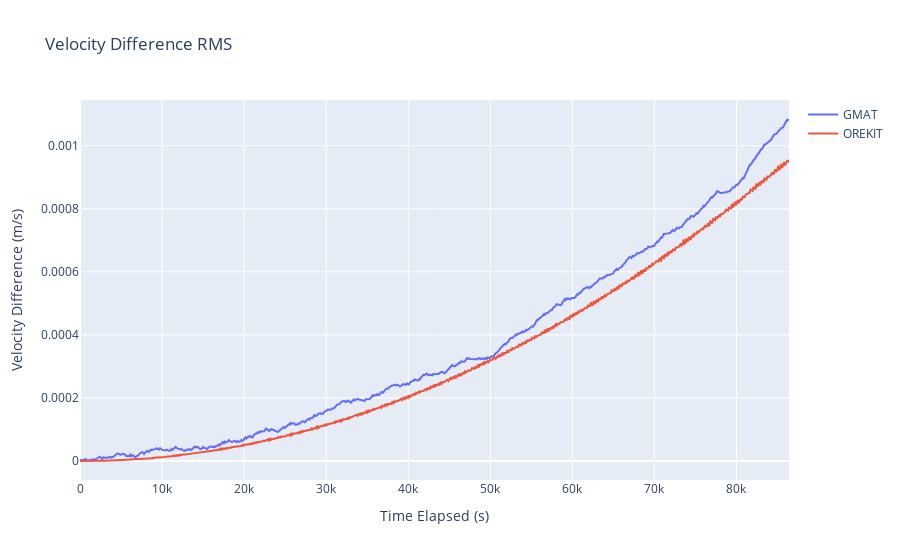

Source (notebook cell):
### Markdown cell above
Plot velocity error

### Code cell
orbit_df_RMS_velocity_list = [
    ostk_states_compared_df[list_ind][["Elapsed secs", "${\delta}v$"]]
    for list_ind in range(0, len(all_comparison_states))
]

figure = go.Figure()
figure.update_layout(title=f"Velocity Difference RMS", showlegend=True, height=1000)
figure.update_xaxes(title_text="Time Elapsed (s)")
figure.update_yaxes(title_text="Velocity Difference (m/s)")

for list_ind, orbit_df_RMS_velocity in enumerate(orbit_df_RMS_velocity_list):
    figure.add_trace(
        go.Scatter(
            x=orbit_df_RMS_velocity["Elapsed secs"],
            y=orbit_df_RMS_velocity["${\delta}v$"],
            name=legend_name_list[list_ind],
            mode="lines",
        )
    )

figure.show()

### Figure 1 — Plotly figure (JSON) as saved in the notebook; plotly's stock layout.template omitted (floating-point values rounded to 4 significant figures; data arrays with more than 128 entries replaced by an {"elided": "..."} marker saying what was removed)
{"data": [{"mode": "lines", "name": "GMAT", "type": "scatter", "x": {"elided": "721 float values"}, "y": {"elided": "721 float values"}}, {"mode": "lines", "name": "OREKIT", "type": "scatter", "x": {"elided": "721 int values"}, "y": {"elided": "721 float values"}}], "layout": {"autosize": true, "showlegend": true, "title": {"text": "Velocity Difference RMS"}, "xaxis": {"autorange": true, "range": [0, 86400], "title": {"text": "Time Elapsed (s)"}, "type": "linear"}, "yaxis": {"autorange": true, "range": [-6.027e-05, 0.001145], "title": {"text": "Velocity Difference (m/s)"}, "type": "linear"}}}
